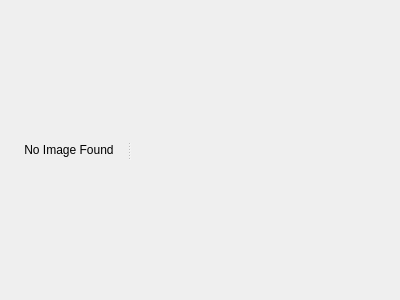
<?xml version="1.0" encoding="UTF-8"?>
<ui version="4.0">
 <class>MainWidget</class>
 <widget class="QWidget" name="MainWidget">
  <property name="geometry">
   <rect>
    <x>0</x>
    <y>0</y>
    <width>400</width>
    <height>300</height>
   </rect>
  </property>
  <property name="windowTitle">
   <string>Form</string>
  </property>
  <layout class="QHBoxLayout" name="horizontalLayout">
   <item>
    <widget class="QSplitter" name="splitter">
     <property name="orientation">
      <enum>Qt::Horizontal</enum>
     </property>
     <widget class="QLabel" name="imageLabel">
      <property name="text">
       <string>No Image Found</string>
      </property>
      <property name="alignment">
       <set>Qt::AlignCenter</set>
      </property>
     </widget>
     <widget class="QWidget" name="propertiesWidget" native="true">
      <property name="minimumSize">
       <size>
        <width>200</width>
        <height>0</height>
       </size>
      </property>
     </widget>
    </widget>
   </item>
  </layout>
 </widget>
 <resources/>
 <connections/>
</ui>
